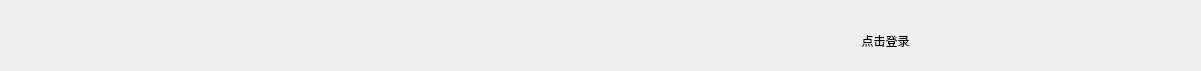
  <widget class="QWidget" name="widget" native="true">
   <property name="geometry">
    <rect>
     <x>0</x>
     <y>0</y>
     <width>1201</width>
     <height>71</height>
    </rect>
   </property>
   <property name="styleSheet">
    <string notr="true"/>
   </property>
   <widget class="QPushButton" name="pushButton_5">
    <property name="geometry">
     <rect>
      <x>-10</x>
      <y>0</y>
      <width>211</width>
      <height>71</height>
     </rect>
    </property>
    <property name="styleSheet">
     <string notr="true">QPushButton

{
	font: 22pt &quot;Arial&quot;;
color: white;
border-radius:0px;
background: transparent;
background-repeat:no-repeat;
border:none;
background-position:center center;
	background-image: url(:/backgrond/image/background/Snipaste_2020-10-29_15-15-09.png);
}
</string>
    </property>
    <property name="text">
     <string/>
    </property>
    <property name="iconSize">
     <size>
      <width>70</width>
      <height>100</height>
     </size>
    </property>
    <property name="autoDefault">
     <bool>false</bool>
    </property>
    <property name="default">
     <bool>false</bool>
    </property>
    <property name="flat">
     <bool>true</bool>
    </property>
   </widget>
   <widget class="QPushButton" name="btnSkin">
    <property name="geometry">
     <rect>
      <x>1020</x>
      <y>20</y>
      <width>35</width>
      <height>35</height>
     </rect>
    </property>
    <property name="minimumSize">
     <size>
      <width>35</width>
      <height>35</height>
     </size>
    </property>
    <property name="cursor">
     <cursorShape>PointingHandCursor</cursorShape>
    </property>
    <property name="toolTip">
     <string>更换背景</string>
    </property>
    <property name="styleSheet">
     <string notr="true"/>
    </property>
    <property name="text">
     <string/>
    </property>
    <property name="icon">
     <iconset resource="res.qrc">
      <normaloff>:/image/image/image/skin.png</normaloff>:/image/image/image/skin.png</iconset>
    </property>
    <property name="iconSize">
     <size>
      <width>30</width>
      <height>30</height>
     </size>
    </property>
    <property name="flat">
     <bool>true</bool>
    </property>
   </widget>
   <widget class="QPushButton" name="pushButton">
    <property name="geometry">
     <rect>
      <x>960</x>
      <y>20</y>
      <width>35</width>
      <height>35</height>
     </rect>
    </property>
    <property name="minimumSize">
     <size>
      <width>35</width>
      <height>35</height>
     </size>
    </property>
    <property name="cursor">
     <cursorShape>PointingHandCursor</cursorShape>
    </property>
    <property name="toolTip">
     <string>关于</string>
    </property>
    <property name="styleSheet">
     <string notr="true">background-color: rgb(255, 255, 255);</string>
    </property>
    <property name="text">
     <string/>
    </property>
    <property name="icon">
     <iconset>
      <normaloff>image/background/delete (2).png</normaloff>image/background/delete (2).png</iconset>
    </property>
    <property name="iconSize">
     <size>
      <width>40</width>
      <height>40</height>
     </size>
    </property>
    <property name="flat">
     <bool>true</bool>
    </property>
   </widget>
   <widget class="QPushButton" name="btnQuit">
    <property name="geometry">
     <rect>
      <x>1140</x>
      <y>-10</y>
      <width>61</width>
      <height>91</height>
     </rect>
    </property>
    <property name="minimumSize">
     <size>
      <width>35</width>
      <height>35</height>
     </size>
    </property>
    <property name="toolTip">
     <string>关闭</string>
    </property>
    <property name="styleSheet">
     <string notr="true">QPushButton
{
border-radius:0px;
background-image: url(:/image/image/image/quit.png);
background-repeat:no-repeat;
border:none;
background-position:center center;

}
QPushButton:hover{

background-color: rgba(230,0,0,0.5);
}
QPushButton:pressed{
background-color: rgba(95, 95, 95,100);
border-color:rgba(255,255,255,30);
border-style:inset;
color:rgba(0,0,0,100);

}
</string>
    </property>
    <property name="text">
     <string/>
    </property>
    <property name="iconSize">
     <size>
      <width>70</width>
      <height>70</height>
     </size>
    </property>
   </widget>
   <widget class="QPushButton" name="btnMin">
    <property name="geometry">
     <rect>
      <x>1090</x>
      <y>0</y>
      <width>51</width>
      <height>71</height>
     </rect>
    </property>
    <property name="minimumSize">
     <size>
      <width>35</width>
      <height>35</height>
     </size>
    </property>
    <property name="toolTip">
     <string>最小化</string>
    </property>
    <property name="styleSheet">
     <string notr="true">QPushButton
{
border-radius:0px;
background-image: url(:/image/image/image/min.png);
background-color: rgba(255, 255, 255,0);
background-repeat:no-repeat;
border:none;
background-position:center center;
}
QPushButton:hover{
	background-color: rgb(255, 255, 255,100);
}
QPushButton:pressed{
background-color: rgba(95, 95, 95,100);
border-color:rgba(255,255,255,30);
border-style:inset;
color:rgba(0,0,0,100);
}
</string>
    </property>
    <property name="text">
     <string/>
    </property>
   </widget>
   <widget class="QPushButton" name="pushButton_12">
    <property name="geometry">
     <rect>
      <x>830</x>
      <y>20</y>
      <width>111</width>
      <height>41</height>
     </rect>
    </property>
    <property name="styleSheet">
     <string notr="true"/>
    </property>
    <property name="text">
     <string>点击登录</string>
    </property>
    <property name="icon">
     <iconset resource="res.qrc">
      <normaloff>:/backgrond/image/background/login.png</normaloff>:/backgrond/image/background/login.png</iconset>
    </property>
    <property name="iconSize">
     <size>
      <width>30</width>
      <height>30</height>
     </size>
    </property>
    <property name="flat">
     <bool>true</bool>
    </property>
   </widget>
  </widget>
